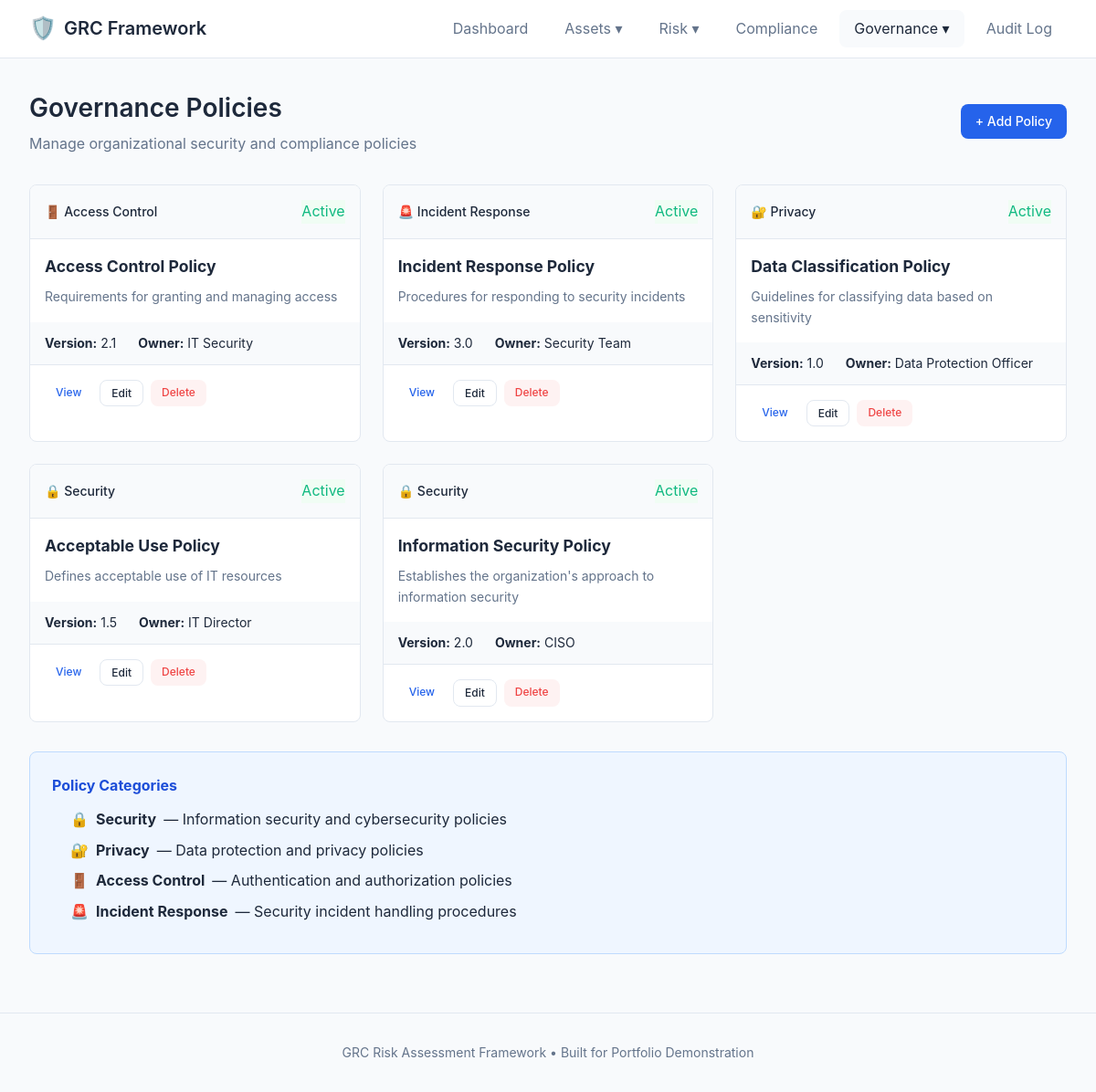
The app's page /policies with its own data.
### app.py (models this page shows)
class Policy(db.Model):
    id = db.Column(db.Integer, primary_key=True)
    name = db.Column(db.String(200), nullable=False)
    description = db.Column(db.Text)
    category = db.Column(db.String(100))  # Security, Privacy, Access Control, Incident Response
    version = db.Column(db.String(20), default='1.0')
    owner = db.Column(db.String(100))
    status = db.Column(db.String(20), default='Draft')  # Draft, Active, Under Review, Retired
    effective_date = db.Column(db.Date)
    review_date = db.Column(db.Date)
    content = db.Column(db.Text)
    created_at = db.Column(db.DateTime, default=datetime.utcnow)
    updated_at = db.Column(db.DateTime, default=datetime.utcnow, onupdate=datetime.utcnow)

### app.py (the view)
@app.route('/policies')
def policies():
    all_policies = Policy.query.order_by(Policy.category, Policy.name).all()
    return render_template('policies.html', policies=all_policies)

### templates/policies.html (shortened to what this page needs)
{% extends 'base.html' %}
{% block content %}
<div class="page-header">
    <div>
        <h1>Governance Policies</h1>
        <p class="subtitle">Manage organizational security and compliance policies</p>
    </div>
    <a href="{{ url_for('add_policy') }}" class="btn btn-primary">+ Add Policy</a>
</div>
{% if policies %}
<div class="policies-grid">
    {% for policy in policies %}
    <div class="policy-card">
        <div class="policy-header">
            <span class="policy-category">
                {% if policy.category == 'Security' %}🔒
                {% elif policy.category == 'Privacy' %}🔐
                {% elif policy.category == 'Access Control' %}🚪
                {% elif policy.category == 'Incident Response' %}🚨
                {% else %}📋{% endif %}
                {{ policy.category }}
            </span>
            <span class="policy-status status-{{ policy.status|lower|replace(' ', '-') }}">{{ policy.status }}</span>
        </div>
        <div class="policy-body">
            <h3>{{ policy.name }}</h3>
            <p class="policy-description">{{ policy.description or 'No description provided.' }}</p>
        </div>
        <div class="policy-meta">
            <span><strong>Version:</strong> {{ policy.version }}</span>
            <span><strong>Owner:</strong> {{ policy.owner or 'Unassigned' }}</span>
        </div>
        <div class="policy-actions">
            <a href="{{ url_for('view_policy', id=policy.id) }}" class="btn btn-sm">View</a>
            <a href="{{ url_for('edit_policy', id=policy.id) }}" class="btn btn-sm btn-outline">Edit</a>
            <a href="{{ url_for('delete_policy', id=policy.id) }}" class="btn btn-sm btn-danger"
               onclick="return confirm('Delete this policy?')">Delete</a>
        </div>
    </div>
    {% endfor %}
</div>
{% endif %}
<div class="info-box">
    <h4>Policy Categories</h4>
    <ul class="category-legend">
        <li>🔒 <strong>Security</strong> — Information security and cybersecurity policies</li>
        <li>🔐 <strong>Privacy</strong> — Data protection and privacy policies</li>
        <li>🚪 <strong>Access Control</strong> — Authentication and authorization policies</li>
        <li>🚨 <strong>Incident Response</strong> — Security incident handling procedures</li>
    </ul>
</div>
{% endblock %}

### static/style.css (style rules this page uses)
:root { --primary: #2563eb; --primary-dark: #1d4ed8; --secondary: #64748b; --success: #10b981; --warning: #f59e0b; --danger: #ef4444; --critical: #dc2626; --high: #ea580c; --medium: #eab308; --low: #22c55e; --bg: #f8fafc; --bg-card: #ffffff; --border: #e2e8f0; --text: #1e293b; --text-muted: #64748b; --radius: 8px; --shadow: 0 1px 3px rgba(0,0,0,0.1); --shadow-lg: 0 4px 6px rgba(0,0,0,0.1); }
* { margin: 0; padding: 0; box-sizing: border-box; }
body { font-family: -apple-system, BlinkMacSystemFont, 'Segoe UI', Roboto, Oxygen, Ubuntu, sans-serif; background: var(--bg); color: var(--text); line-height: 1.6; min-height: 100vh; }
a { color: var(--primary); text-decoration: none; }
.page-header { display: flex; justify-content: space-between; align-items: center; margin-bottom: 2rem; flex-wrap: wrap; gap: 1rem; }
.page-header h1 { font-size: 1.75rem; font-weight: 600; }
.subtitle { color: var(--text-muted); margin-top: 0.25rem; }
.status-active { background: #f0fdf4; color: var(--success); }
.btn { display: inline-block; padding: 0.5rem 1rem; border: none; border-radius: var(--radius); font-size: 0.875rem; font-weight: 500; cursor: pointer; transition: all 0.2s; text-decoration: none; }
.btn-primary { background: var(--primary); color: white; }
.btn-danger { background: #fef2f2; color: var(--danger); }
.btn-outline { background: transparent; border: 1px solid var(--border); color: var(--text); }
.btn-sm { padding: 0.25rem 0.75rem; font-size: 0.75rem; }
.policies-grid { display: grid; grid-template-columns: repeat(auto-fill, minmax(350px, 1fr)); gap: 1.5rem; }
.policy-card { background: var(--bg-card); border: 1px solid var(--border); border-radius: var(--radius); overflow: hidden; }
.policy-header { display: flex; justify-content: space-between; align-items: center; padding: 1rem; background: var(--bg); border-bottom: 1px solid var(--border); }
.policy-category { font-size: 0.875rem; font-weight: 500; }
.policy-body { padding: 1rem; }
.policy-body h3 { font-size: 1.1rem; margin-bottom: 0.5rem; }
.policy-description { color: var(--text-muted); font-size: 0.875rem; }
.policy-meta { display: flex; gap: 1.5rem; padding: 0.75rem 1rem; background: var(--bg); font-size: 0.875rem; }
.policy-actions { display: flex; gap: 0.5rem; padding: 1rem; border-top: 1px solid var(--border); }
.info-box { background: #eff6ff; border: 1px solid #bfdbfe; border-radius: var(--radius); padding: 1.5rem; margin-top: 2rem; }
.info-box h4 { margin-bottom: 0.75rem; color: var(--primary-dark); }
.info-box ul { margin-left: 1.25rem; }
.info-box li { margin-bottom: 0.5rem; }
.criticality-legend, .category-legend { list-style: none; margin: 0; }
.criticality-legend li, .category-legend li { display: flex; align-items: center; gap: 0.5rem; margin-bottom: 0.5rem; }

### records on screen
Policy: category "Access Control", status "Active", name "Access Control Policy", description "Requirements for granting and managing access", version "2.1", owner "IT Security"
Policy: category "Incident Response", status "Active", name "Incident Response Policy", description "Procedures for responding to security incidents", version "3.0", owner "Security Team"
Policy: category "Privacy", status "Active", name "Data Classification Policy", description "Guidelines for classifying data based on sensitivity", version "1.0", owner "Data Protection Officer"
Policy: category "Security", status "Active", name "Acceptable Use Policy", description "Defines acceptable use of IT resources", version "1.5", owner "IT Director"
Policy: category "Security", status "Active", name "Information Security Policy", description "Establishes the organization's approach to information security", version "2.0", owner "CISO"
